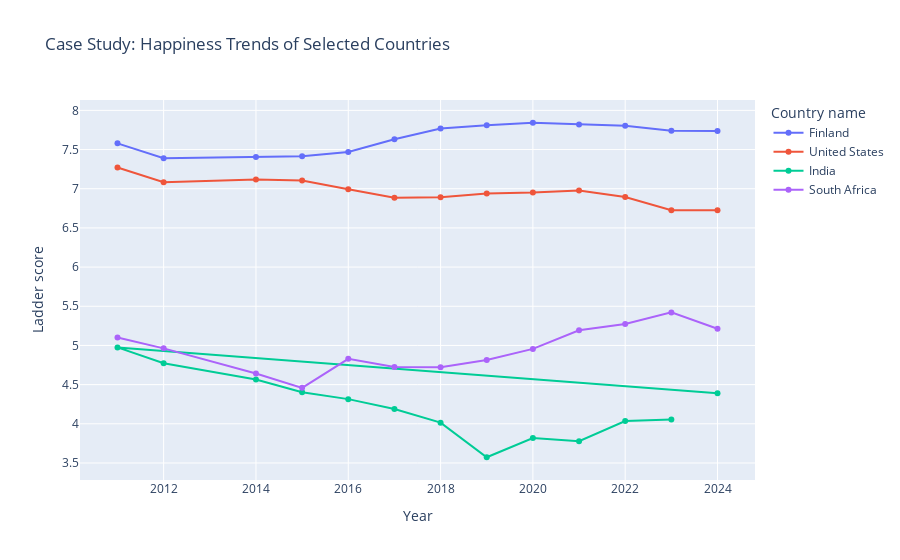

Here is the notebook cell this chart was saved with:
### Code cell
case_countries = ["Finland", "United States", "India", "South Africa"]
case_df = df[df["Country name"].isin(case_countries)]

fig = px.line(
    case_df,
    x="Year", y="Ladder score",
    color="Country name",
    markers=True,
    title="Case Study: Happiness Trends of Selected Countries"
)
fig.show()

### Figure 1 — Plotly figure (JSON) as saved in the notebook; plotly's stock layout.template omitted (floating-point values rounded to 4 significant figures)
{"data": [{"hovertemplate": "Country name=Finland<br>Year=%{x}<br>Ladder score=%{y}<extra></extra>", "legendgroup": "Finland", "line": {"color": "#636efa", "dash": "solid"}, "marker": {"symbol": "circle"}, "mode": "lines+markers", "name": "Finland", "orientation": "v", "showlegend": true, "type": "scatter", "x": [2024, 2023, 2022, 2021, 2020, 2019, 2018, 2017, 2016, 2015, 2014, 2012, 2011], "xaxis": "x", "y": [7.736, 7.741, 7.804, 7.821, 7.842, 7.809, 7.769, 7.632, 7.469, 7.413, 7.406, 7.389, 7.579], "yaxis": "y"}, {"hovertemplate": "Country name=United States<br>Year=%{x}<br>Ladder score=%{y}<extra></extra>", "legendgroup": "United States", "line": {"color": "#EF553B", "dash": "solid"}, "marker": {"symbol": "circle"}, "mode": "lines+markers", "name": "United States", "orientation": "v", "showlegend": true, "type": "scatter", "x": [2024, 2023, 2022, 2021, 2020, 2019, 2018, 2017, 2016, 2015, 2014, 2012, 2011], "xaxis": "x", "y": [6.724, 6.725, 6.894, 6.977, 6.951, 6.94, 6.892, 6.886, 6.993, 7.104, 7.119, 7.082, 7.27], "yaxis": "y"}, {"hovertemplate": "Country name=India<br>Year=%{x}<br>Ladder score=%{y}<extra></extra>", "legendgroup": "India", "line": {"color": "#00cc96", "dash": "solid"}, "marker": {"symbol": "circle"}, "mode": "lines+markers", "name": "India", "orientation": "v", "showlegend": true, "type": "scatter", "x": [2023, 2022, 2021, 2020, 2019, 2018, 2017, 2016, 2015, 2014, 2012, 2011, 2024], "xaxis": "x", "y": [4.054, 4.036, 3.777, 3.819, 3.573, 4.015, 4.19, 4.315, 4.404, 4.565, 4.772, 4.975, 4.389], "yaxis": "y"}, {"hovertemplate": "Country name=South Africa<br>Year=%{x}<br>Ladder score=%{y}<extra></extra>", "legendgroup": "South Africa", "line": {"color": "#ab63fa", "dash": "solid"}, "marker": {"symbol": "circle"}, "mode": "lines+markers", "name": "South Africa", "orientation": "v", "showlegend": true, "type": "scatter", "x": [2024, 2023, 2022, 2021, 2020, 2019, 2018, 2017, 2016, 2015, 2014, 2012, 2011], "xaxis": "x", "y": [5.213, 5.422, 5.275, 5.194, 4.956, 4.814, 4.722, 4.724, 4.829, 4.459, 4.642, 4.963, 5.101], "yaxis": "y"}], "layout": {"legend": {"title": {"text": "Country name"}, "tracegroupgap": 0}, "title": {"text": "Case Study: Happiness Trends of Selected Countries"}, "xaxis": {"anchor": "y", "domain": [0, 1], "title": {"text": "Year"}}, "yaxis": {"anchor": "x", "domain": [0, 1], "title": {"text": "Ladder score"}}}}
